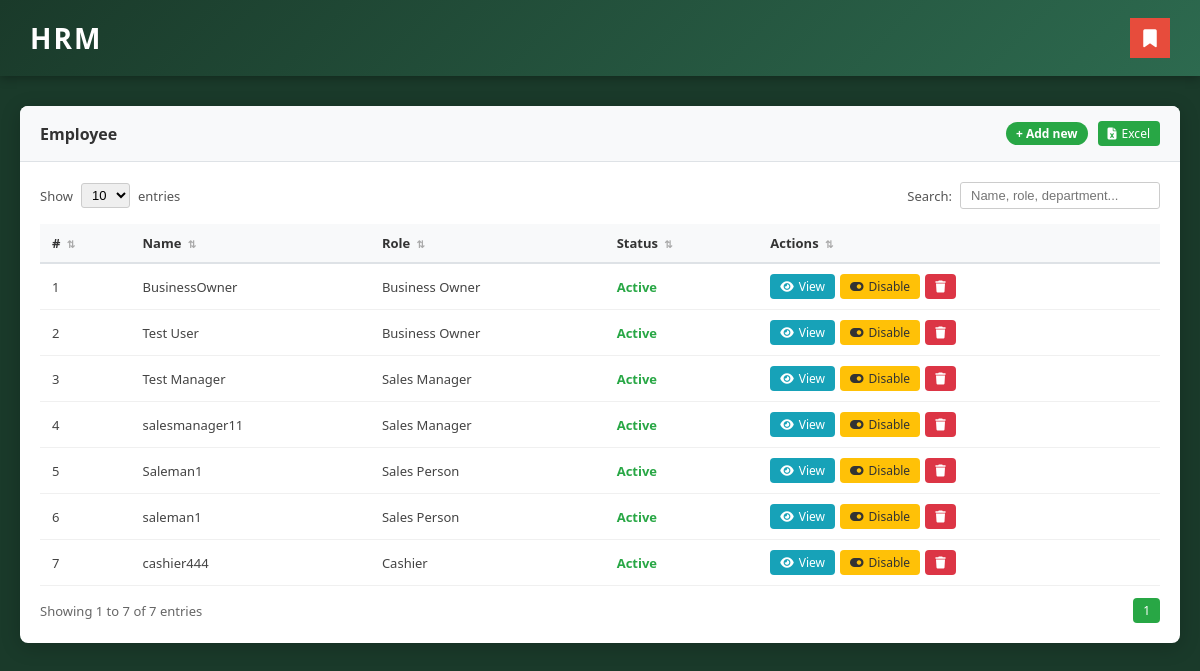
The page / on the database its author committed.
### tables this page shows
CREATE TABLE IF NOT EXISTS employees (
    id          INT AUTO_INCREMENT PRIMARY KEY,
    name        VARCHAR(100)  NOT NULL,
    email       VARCHAR(100)  NOT NULL UNIQUE,
    phone       VARCHAR(20)   NOT NULL,
    department  VARCHAR(50)   NOT NULL,
    role        VARCHAR(50)   NOT NULL,
    salary      DECIMAL(10,2) NOT NULL DEFAULT 0.00,
    hire_date   DATE          NOT NULL,
    status      ENUM('Active','Disabled') NOT NULL DEFAULT 'Active'
);

### index.php (the view, shortened to what this page needs)
<?php
include 'db.php';
$search  = isset($_GET['search'])  ? mysqli_real_escape_string($conn, trim($_GET['search'])) : '';
$perPage = isset($_GET['show'])    ? (int)$_GET['show'] : 10;
$page    = isset($_GET['page'])    ? (int)$_GET['page'] : 1;
$offset  = ($page - 1) * $perPage;
$where = $search ? "WHERE name LIKE '%$search%' OR role LIKE '%$search%' OR department LIKE '%$search%'" : '';
$totalResult = mysqli_fetch_assoc(mysqli_query($conn, "SELECT COUNT(*) as cnt FROM employees $where"));
$total       = $totalResult['cnt'];
$totalPages  = ceil($total / $perPage);
$employees = mysqli_query($conn, "SELECT * FROM employees $where ORDER BY id LIMIT $perPage OFFSET $offset");
?>
<!DOCTYPE html>
<html lang="en">
<head>
    <link rel="stylesheet" href="style.css">
    <link rel="stylesheet" href="https://cdnjs.cloudflare.com/ajax/libs/font-awesome/6.4.0/css/all.min.css">
</head>
<body>
<div class="top-header">
    <h1>HRM</h1>
    <div class="bookmark-icon"><i class="fas fa-bookmark"></i></div>
</div>
<div class="container">
    <div class="card">
        <div class="card-header">
            <h2>Employee</h2>
            <a href="add.php" class="badge-add">+ Add new</a>
            <a href="export.php" class="btn btn-success btn-sm"><i class="fas fa-file-excel"></i> Excel</a>
        </div>
        <div class="card-body">
            <div class="table-controls">
                <div class="show-entries">
                    Show
                    <form method="GET" style="display:inline;">
                        <select name="show" onchange="this.form.submit()">
                            <?php foreach ([5,10,25,50] as $n): ?>
                                <option value="<?=$n?>" <?= $perPage==$n?'selected':'' ?>><?=$n?></option>
                            <?php endforeach; ?>
                        </select>
                    </form>
                    entries
                </div>
                <div class="search-box">
                    Search:
                    <form method="GET">
                        <input type="text" name="search" value="<?= htmlspecialchars($search) ?>"
                               placeholder="Name, role, department..." oninput="this.form.submit()">
                    </form>
                </div>
            </div>
            <table class="table">
                <thead>
                    <tr>
                        <th># <span class="sort-icon">⇅</span></th>
                        <th>Name <span class="sort-icon">⇅</span></th>
                        <th>Role <span class="sort-icon">⇅</span></th>
                        <th>Status <span class="sort-icon">⇅</span></th>
                        <th>Actions <span class="sort-icon">⇅</span></th>
                    </tr>
                </thead>
                <tbody>
                <?php
                $i = $offset + 1;
                if (mysqli_num_rows($employees) === 0): ?>
                    <tr><td colspan="5" style="text-align:center;padding:30px;color:#888;">No employees found.</td></tr>
                <?php else:
                    while ($emp = mysqli_fetch_assoc($employees)):
                        $statusClass = $emp['status'] === 'Active' ? 'status-active' : 'status-disabled';
                        $toggleLabel = $emp['status'] === 'Active' ? 'Disable' : 'Enable';
                        $toggleClass = $emp['status'] === 'Active' ? 'btn-warning' : 'btn-success';
                ?>
                    <tr>
                        <td><?= $i++ ?></td>
                        <td><?= htmlspecialchars($emp['name']) ?></td>
                        <td><?= htmlspecialchars($emp['role']) ?></td>
                        <td><span class="<?= $statusClass ?>"><?= $emp['status'] ?></span></td>
                        <td>
                            <div class="actions">
                                <a href="view.php?id=<?= $emp['id'] ?>" class="btn btn-info btn-sm">
                                    <i class="fas fa-eye"></i> View
                                </a>
                                <a href="toggle.php?id=<?= $emp['id'] ?>" class="btn <?= $toggleClass ?> btn-sm"
                                   onclick="return confirm('<?= $toggleLabel ?> this employee?')">
                                    <i class="fas fa-toggle-on"></i> <?= $toggleLabel ?>
                                </a>
                                <a href="delete.php?id=<?= $emp['id'] ?>" class="btn btn-danger btn-sm"
                                   onclick="return confirm('Are you sure you want to delete this employee?')">
                                    <i class="fas fa-trash"></i>
                                </a>
                            </div>
                        </td>
                    </tr>
                <?php endwhile; endif; ?>
                </tbody>
            </table>
            <div class="table-footer">
                <span>Showing <?= $offset+1 ?> to <?= min($offset+$perPage, $total) ?> of <?= $total ?> entries</span>
                <div style="display:flex;gap:5px;">
                    <?php for ($p = 1; $p <= $totalPages; $p++): ?>
                        <a href="?page=<?=$p?>&show=<?=$perPage?>&search=<?=urlencode($search)?>"
                           class="btn btn-sm <?= $p==$page ? 'btn-success' : 'btn-secondary' ?>"><?=$p?></a>
                    <?php endfor; ?>
                </div>
            </div>
        </div>
    </div>
</div>
</body>
</html>

### style.css (style rules this page uses)
* { margin: 0; padding: 0; box-sizing: border-box; }
body { font-family: 'Segoe UI', Arial, sans-serif; background: #1a3a2a; min-height: 100vh; }
.top-header { background: linear-gradient(135deg, #1a3a2a 0%, #2d6a4f 100%); color: white; padding: 18px 30px; display: flex; align-items: center; justify-content: space-between; box-shadow: 0 2px 10px rgba(0,0,0,0.3); }
.top-header h1 { font-size: 28px; font-weight: 700; letter-spacing: 2px; }
.top-header .bookmark-icon { background: #e74c3c; color: white; width: 40px; height: 40px; display: flex; align-items: center; justify-content: center; font-size: 18px; cursor: pointer; }
.container { margin: 30px auto; max-width: 1200px; padding: 0 20px; }
.card { background: white; border-radius: 8px; box-shadow: 0 4px 20px rgba(0,0,0,0.2); overflow: hidden; }
.card-header { background: #f8f9fa; padding: 15px 20px; border-bottom: 1px solid #dee2e6; display: flex; align-items: center; gap: 10px; flex-wrap: wrap; }
.card-header h2 { font-size: 16px; color: #333; margin-right: auto; }
.card-body { padding: 20px; }
.btn { padding: 6px 14px; border: none; border-radius: 4px; cursor: pointer; font-size: 13px; font-weight: 500; text-decoration: none; display: inline-flex; align-items: center; gap: 5px; transition: opacity 0.2s; }
.btn-success { background: #28a745; color: white; }
.btn-warning { background: #ffc107; color: #333; }
.btn-danger { background: #dc3545; color: white; }
.btn-info { background: #17a2b8; color: white; }
.btn-sm { padding: 4px 10px; font-size: 12px; }
.badge-add { background: #28a745; color: white; padding: 3px 10px; border-radius: 12px; font-size: 12px; font-weight: 600; text-decoration: none; cursor: pointer; }
.table-controls { display: flex; justify-content: space-between; align-items: center; margin-bottom: 15px; flex-wrap: wrap; gap: 10px; }
.show-entries { display: flex; align-items: center; gap: 8px; font-size: 13px; color: #555; }
.show-entries select { padding: 3px 6px; border: 1px solid #ccc; border-radius: 3px; font-size: 13px; }
.search-box { display: flex; align-items: center; gap: 8px; font-size: 13px; color: #555; }
.search-box input { padding: 5px 10px; border: 1px solid #ccc; border-radius: 3px; font-size: 13px; width: 200px; }
.table { width: 100%; border-collapse: collapse; font-size: 13px; }
.table th { background: #f8f9fa; padding: 10px 12px; text-align: left; border-bottom: 2px solid #dee2e6; color: #333; font-weight: 600; white-space: nowrap; }
.table th .sort-icon { color: #aaa; font-size: 10px; margin-left: 3px; }
.table td { padding: 10px 12px; border-bottom: 1px solid #f0f0f0; color: #444; vertical-align: middle; }
.status-active { color: #28a745; font-weight: 600; }
.actions { display: flex; gap: 5px; flex-wrap: wrap; }
.table-footer { display: flex; justify-content: space-between; align-items: center; padding-top: 12px; font-size: 13px; color: #666; flex-wrap: wrap; gap: 8px; }

### rows shown on the page
employees: name "BusinessOwner", role "Business Owner", status "Active", status "Disable"
employees: name "Test User", role "Business Owner", status "Active", status "Disable"
employees: name "Test Manager", role "Sales Manager", status "Active", status "Disable"
employees: name "salesmanager11", role "Sales Manager", status "Active", status "Disable"
employees: name "Saleman1", role "Sales Person", status "Active", status "Disable"
employees: name "saleman1", role "Sales Person", status "Active", status "Disable"
employees: name "cashier444", role "Cashier", status "Active", status "Disable"

### other values the page prints
$offset+1 "1"
min($offset+$perPage, $total) "7"
$total "7"
form field show "10"
